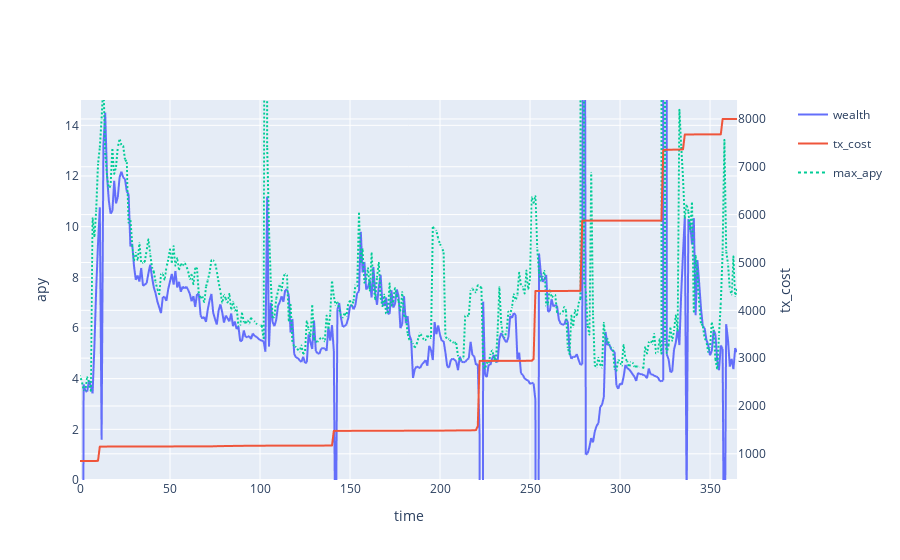

Write notebook code for a chart like this one.
### Code cell
backtest['pnl']["tx_cost"].iloc[0] = 0.001
cum_tx_cost = backtest['pnl']["tx_cost"].cumsum()
apy = (backtest['pnl']['wealth'] / backtest['pnl']['wealth'].shift(1) -1)*365/1*100
max_apy = backtest['full_apy'].max(axis=1)*100*(1-parameter_grid["base_buffer"])
max_apy.name = 'max_apy'

subfig = make_subplots(specs=[[{"secondary_y": True}]])

# create two independent figures with px.line each containing data from multiple columns
fig = px.line(apy,render_mode="webgl",)
fig3 = px.line(max_apy, render_mode="webgl")
fig3.update_traces(line={"dash": 'dot'})
fig2 = px.line(cum_tx_cost, render_mode="webgl",)
fig2.update_traces(yaxis="y2")
subfig.add_traces(fig.data + fig2.data + fig3.data)
subfig.layout.xaxis.title = "time"
subfig.layout.yaxis.title = "apy"
subfig.layout.yaxis.range = [0, 15]
subfig.layout.yaxis2.title = "tx_cost"

# recoloring is necessary otherwise lines from fig und fig2 would share each color
# e.g. Linear-, Log- = blue; Linear+, Log+ = red... we don't want this
subfig.for_each_trace(lambda t: t.update(line=dict(color=t.marker.color)))
subfig.show()

print(filename)
apy.mean(), max_apy.mean()

### Figure 1 — Plotly figure (JSON) as saved in the notebook; plotly's stock layout.template omitted (floating-point values rounded to 4 significant figures; data arrays with more than 128 entries replaced by an {"elided": "..."} marker saying what was removed)
{"data": [{"hovertemplate": "variable=wealth<br>index=%{x}<br>value=%{y}<extra></extra>", "legendgroup": "wealth", "line": {"dash": "solid"}, "marker": {"symbol": "circle"}, "mode": "lines", "name": "wealth", "showlegend": true, "type": "scattergl", "x": {"elided": "366 int values"}, "xaxis": "x", "y": {"elided": "366 float values"}, "yaxis": "y"}, {"hovertemplate": "variable=tx_cost<br>index=%{x}<br>value=%{y}<extra></extra>", "legendgroup": "tx_cost", "line": {"dash": "solid"}, "marker": {"symbol": "circle"}, "mode": "lines", "name": "tx_cost", "showlegend": true, "type": "scattergl", "x": {"elided": "366 int values"}, "xaxis": "x", "y": {"elided": "366 float values"}, "yaxis": "y2"}, {"hovertemplate": "variable=max_apy<br>index=%{x}<br>value=%{y}<extra></extra>", "legendgroup": "max_apy", "line": {"dash": "dot"}, "marker": {"symbol": "circle"}, "mode": "lines", "name": "max_apy", "showlegend": true, "type": "scattergl", "x": {"elided": "366 int values"}, "xaxis": "x", "y": {"elided": "366 float values"}, "yaxis": "y"}], "layout": {"xaxis": {"anchor": "y", "domain": [0, 0.94], "title": {"text": "time"}}, "yaxis": {"anchor": "x", "domain": [0, 1], "range": [0, 15], "title": {"text": "apy"}}, "yaxis2": {"anchor": "x", "overlaying": "y", "side": "right", "title": {"text": "tx_cost"}}}}
